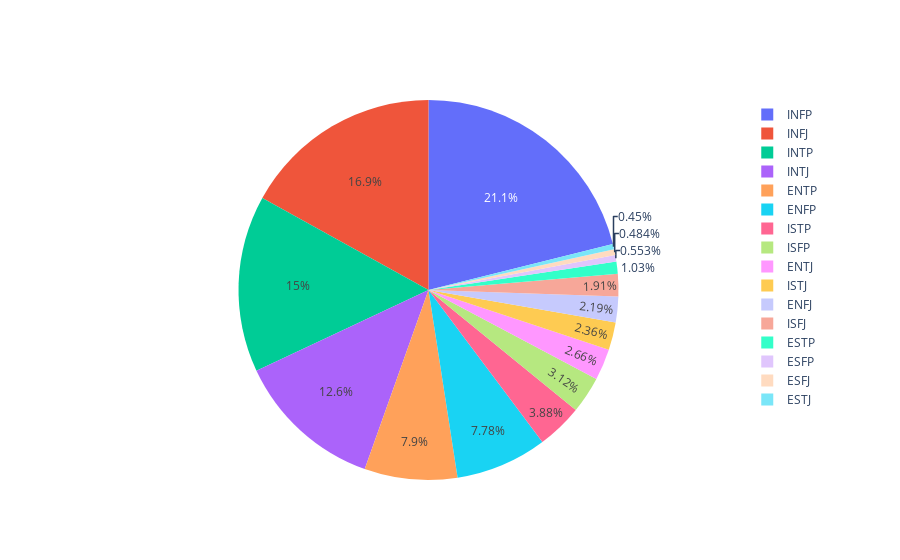

This figure's notebook cell:
### Code cell
count = df1.groupby(['type'])['posts'].count()
pie = go.Pie(labels=count.index, values=count.values)
figure = go.Figure(data=[pie])
py.iplot(figure)

### Figure 1 — Plotly figure (JSON) as saved in the notebook; plotly's stock layout.template omitted (floating-point values rounded to 4 significant figures)
{"data": [{"labels": ["ENFJ", "ENFP", "ENTJ", "ENTP", "ESFJ", "ESFP", "ESTJ", "ESTP", "INFJ", "INFP", "INTJ", "INTP", "ISFJ", "ISFP", "ISTJ", "ISTP"], "type": "pie", "values": [190, 675, 231, 685, 42, 48, 39, 89, 1470, 1832, 1091, 1304, 166, 271, 205, 337]}], "layout": {}}
